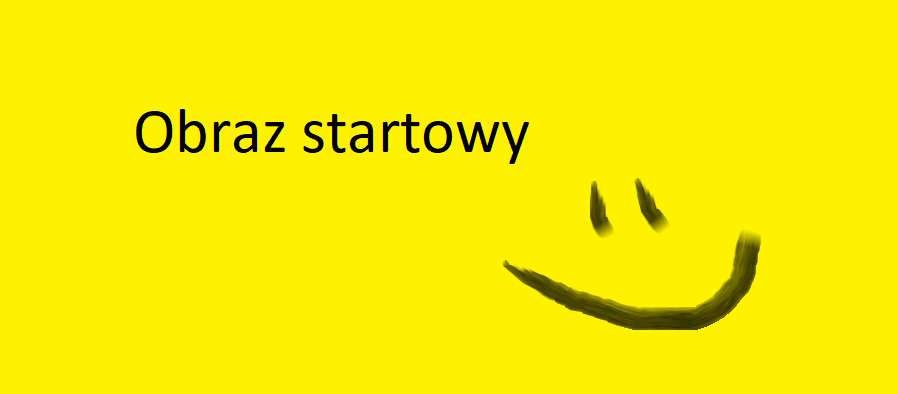
#> input picture lab10/10_1.bmp, 898 x 394 px
$ python steganography.py
#> lines starting #> are read from the running program, lines starting #| are printed output that depends on the picture
import numpy as np
from PIL import Image
from bitstring import BitArray


def bitarrays_from_pixel(pixel: (int, int, int)) -> (BitArray, BitArray, BitArray):
    """ Convert a pixel tuple into accesible bit array objects.
    """
    r, g, b = pixel
    return BitArray(f'uintle:8={r}'), BitArray(f'uintle:8={g}'), BitArray(f'uintle:8={b}')


class LSB:
    def __init__(self, path: str):
        """ Open image from given path and prepare a pixel matrix
        """
#> called with path = './10_1.bmp'
        self.path = path
        self.image = Image.open(self.path)
#> self.image is the input picture: PIL image 898x394 RGB; mean R, G, B 248.1, 235.4, 0
        self.pixels = np.array(self.image)

    def encode(self, message: str, byte_fill=8, encoding='utf8', default_pos=-1) -> Image:
        """ Encode a rgb bitmap with specified message.
            If you're using a different encoding specify the byte_fill accordingly.
            It must be bigger or equal to that encoding's char size.
        """
#> called with byte_fill = 8, encoding = 'utf8', default_pos = -1
        width, height = self.image.size
#> width = 898; height = 394
        encoded = np.ndarray(self.pixels.shape, dtype=np.uint8)

        msg_bits = [bin(char)[2:].zfill(byte_fill) for char in message.encode(encoding)] + ['0' * byte_fill]
        bits_gen = (c for c in ''.join(msg_bits))

        is_generator_empty = False
        for y in range(width):
            for x in range(height):
                if is_generator_empty:
                    encoded[x, y] = self.pixels[x, y]

                else:
                    rgb_bitarrays = bitarrays_from_pixel(self.pixels[x, y])

                    for color in rgb_bitarrays:
                        if not is_generator_empty and (bit := next(bits_gen, None)):
                            color.set(bit == '1', default_pos)
                        else:
                            is_generator_empty = True
                            break

                    r, g, b = rgb_bitarrays

                    encoded[x, y] = (r.uintle, g.uintle, b.uintle)  # get uint values of pixel colors
#> this loop made 1 pass
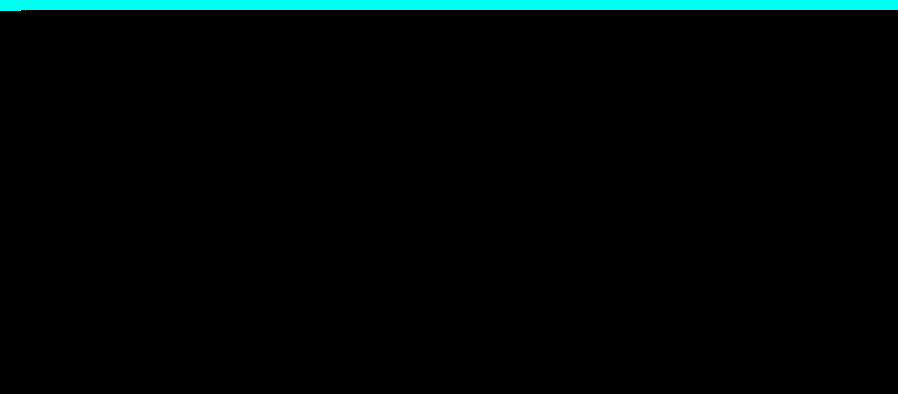
#> encoded: shape (394, 898, 3); mean R, G, B 0, 6.5, 6.2

        return Image.fromarray(encoded)

    @staticmethod
    def decode(image: Image, byte_fill=8, encoding='utf8', default_pos=-1) -> str:
        """ Retrieve a message hidden in a rgb bitmap image.
        """
        width, height = image.size
        pixels = np.array(image)

        secrets = []
        counter = 0
        temp = ''
        for y in range(width):
            for x in range(height):
                rgb_bitarrays = bitarrays_from_pixel(pixels[x, y])

                for color in rgb_bitarrays:
                    temp += '1' if color[default_pos] else '0'
                    counter += 1

                    if counter == byte_fill:
                        byte = int(temp, 2)

                        if byte == 0:  # stop byte
                            return bytes(b for b in secrets).decode(encoding)

                        secrets += [byte]
                        temp = ''
                        counter = 0

        raise IndexError("no stop character in the entire image")


if __name__ == '__main__':
    img = LSB('./10_1.bmp')
    msg = 'Witam z wiadomości w obrazie. Witam z wiadomości w obrazie. Witam z wiadomości w obrazie. Witam z wiadomości w obrazie. Witam z wiadomości w obrazie. Witam z wiadomości w obrazie. Witam z wiadomości w obrazie. Witam z wiadomości w obrazie. Witam z wiadomości w obrazie. Witam z wiadomości w obrazie. Witam z wiadomości w obrazie. Witam z wiadomości w obrazie. Witam z wiadomości w obrazie. Witam z wiadomości w obrazie. Witam z wiadomości w obrazie. Witam z wiadomości w obrazie. Witam z wiadomości w obrazie. Witam z wiadomości w obrazie. Witam z wiadomości w obrazie. Witam z wiadomości w obrazie.'

#> (the run stopped early here; a loop or call above may not have finished)
